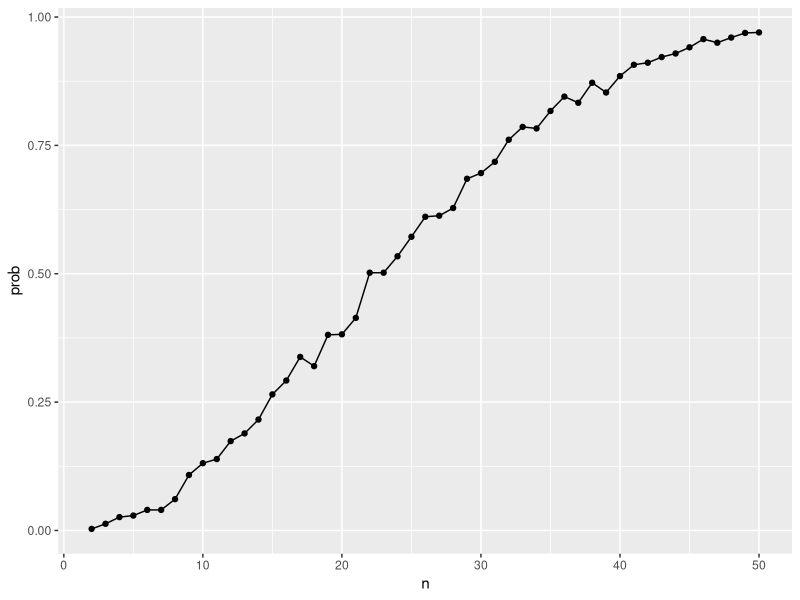

This figure's R source:
## ---- chunk 1
library(tidyverse)
## ---- chunk 2
#Creating random vector of values from 1 to 365 with duplicates of size n
#Checking if any duplicates are present, returning true

shared_bday = function(n) {
  bday = sample(1:365, n, replace = TRUE)
  duplicates = any(duplicated(bday))
  
  return(duplicates)
  
}

  #Testing
  shared_bday(200)
  
  #1000 iterations averaged for groups of 2 to 50
  
  set.seed(123)
  
  #Creating vector for shared prob
  prob_shared <- c()
  
  for(i in 2:50) {
    shared_count <-0
    for ( j in 1:1000){
      if (shared_bday(i))shared_count <- shared_count +1
    }
    prob_shared[i] <- shared_count/1000
  }
  
  #Plot of simulated probabilities
  prob_shared <- data.frame( n = 2:50, prob = prob_shared[2:50])
  
  ggplot(data= prob_shared,aes(n, y = prob))+ geom_point()+ geom_line()
## ---- chunk 3
#import data using for loop

#creating list of the files
data <- list.files(
  path = "data", full.names = TRUE)
  
